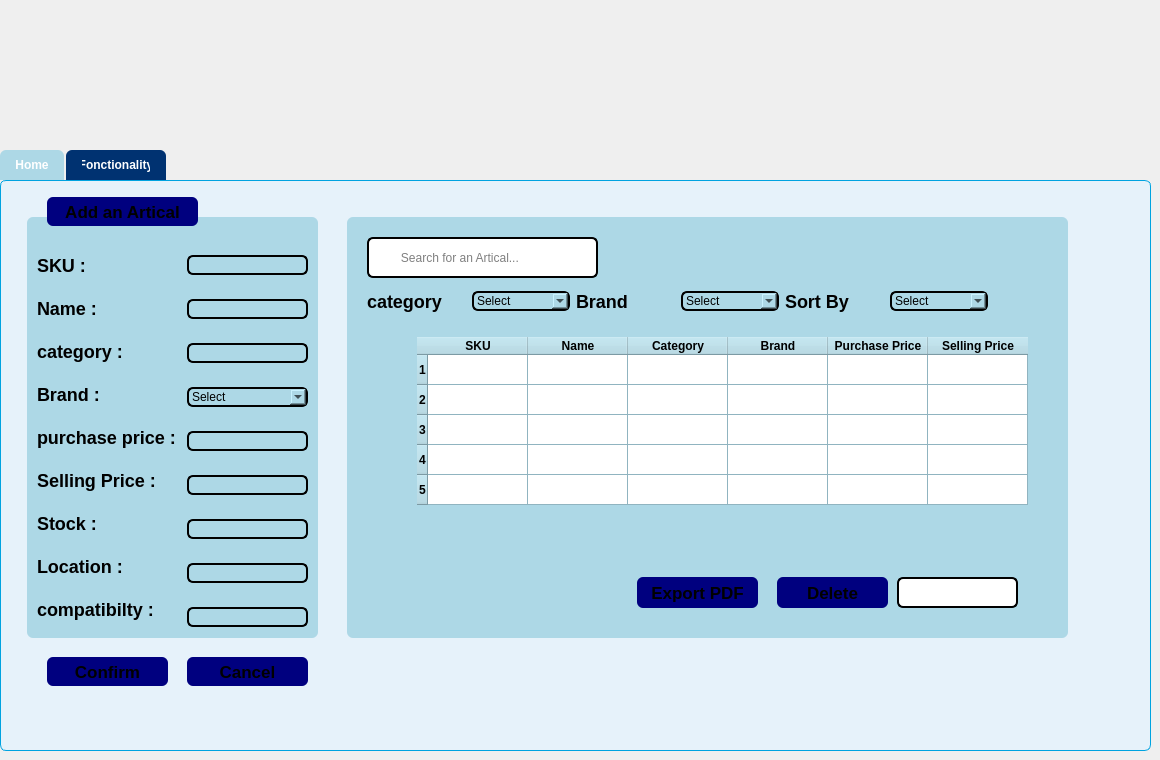
    <widget class="QWidget" name="page_3">
     <widget class="QTabWidget" name="btn_home">
      <property name="geometry">
       <rect>
        <x>0</x>
        <y>150</y>
        <width>1151</width>
        <height>601</height>
       </rect>
      </property>
      <property name="styleSheet">
       <string notr="true">QTabWidget::pane {
    border: 1px solid #00A3E0;
    background: #E6F2FA;
    border-radius: 6px;
    padding: 6px;
}

QTabWidget::pane {
    border: 1px solid #00A3E0;
    background: #E6F2FA;
    border-radius: 6px;
    padding: 6px;
}

/* Tabs container */
QTabBar::tab {
    background: #003271;
    color: white;
    padding: 8px 16px;
    border-top-left-radius: 6px;
    border-top-right-radius: 6px;
    margin-right: 2px;
    font-weight: bold;
}

/* Selected tab */
QTabBar::tab:selected {
    background: #ADD8E6;
    color: white;
}

/* Hover effect */
QTabBar::tab:hover {
    background: #004599;
    color: white;
}</string>
      </property>
      <property name="currentIndex">
       <number>0</number>
      </property>
      <widget class="QWidget" name="tab_5">
       <attribute name="title">
        <string>Home</string>
       </attribute>
       <widget class="QWidget" name="widget_2" native="true">
        <property name="geometry">
         <rect>
          <x>20</x>
          <y>30</y>
          <width>291</width>
          <height>421</height>
         </rect>
        </property>
        <property name="styleSheet">
         <string notr="true">background-color:rgb(173,216,230);
border-radius:6px;
</string>
        </property>
        <widget class="QWidget" name="verticalLayoutWidget">
         <property name="geometry">
          <rect>
           <x>10</x>
           <y>30</y>
           <width>151</width>
           <height>381</height>
          </rect>
         </property>
         <layout class="QVBoxLayout" name="verticalLayout">
          <item>
           <widget class="QLabel" name="label_17">
            <property name="styleSheet">
             <string notr="true">font-size:18px;
color:#000000;
font-weight: bold;</string>
            </property>
            <property name="text">
             <string>SKU :</string>
            </property>
           </widget>
          </item>
          <item>
           <widget class="QLabel" name="label_18">
            <property name="styleSheet">
             <string notr="true">font-size:18px;
color:#000000;
font-weight: bold;</string>
            </property>
            <property name="text">
             <string>Name :</string>
            </property>
           </widget>
          </item>
          <item>
           <widget class="QLabel" name="label_19">
            <property name="styleSheet">
             <string notr="true">font-size:18px;
color:#000000;
font-weight: bold;</string>
            </property>
            <property name="text">
             <string>category :</string>
            </property>
           </widget>
          </item>
          <item>
           <widget class="QLabel" name="label_20">
            <property name="styleSheet">
             <string notr="true">font-size:18px;
color:#000000;
font-weight: bold;</string>
            </property>
            <property name="text">
             <string>Brand :</string>
            </property>
           </widget>
          </item>
          <item>
           <widget class="QLabel" name="label_21">
            <property name="styleSheet">
             <string notr="true">font-size:18px;
color:#000000;
font-weight: bold;</string>
            </property>
            <property name="text">
             <string>purchase price :</string>
            </property>
           </widget>
          </item>
          <item>
           <widget class="QLabel" name="label_22">
            <property name="styleSheet">
             <string notr="true">font-size:18px;
color:#000000;
font-weight: bold;</string>
            </property>
            <property name="text">
             <string>Selling Price :</string>
            </property>
           </widget>
          </item>
          <item>
           <widget class="QLabel" name="label_23">
            <property name="styleSheet">
             <string notr="true">font-size:18px;
color:#000000;
font-weight: bold;</string>
            </property>
            <property name="text">
             <string>Stock :</string>
            </property>
           </widget>
          </item>
          <item>
           <widget class="QLabel" name="label_24">
            <property name="styleSheet">
             <string notr="true">font-size:18px;
color:#000000;
font-weight: bold;</string>
            </property>
            <property name="text">
             <string>Location :</string>
            </property>
           </widget>
          </item>
          <item>
           <widget class="QLabel" name="label_25">
            <property name="styleSheet">
             <string notr="true">font-size:18px;
color:#000000;
font-weight: bold;</string>
            </property>
            <property name="text">
             <string>compatibilty :</string>
            </property>
           </widget>
          </item>
         </layout>
        </widget>
        <widget class="QWidget" name="verticalLayoutWidget_2">
         <property name="geometry">
          <rect>
           <x>160</x>
           <y>20</y>
           <width>121</width>
           <height>411</height>
          </rect>
         </property>
         <layout class="QVBoxLayout" name="verticalLayout_2">
          <item>
           <widget class="QLineEdit" name="sku">
            <property name="styleSheet">
             <string notr="true">border:2px solid #000000;
color:#000000;</string>
            </property>
           </widget>
          </item>
          <item>
           <widget class="QLineEdit" name="name">
            <property name="styleSheet">
             <string notr="true">border:2px solid #000000;
color:#000000;</string>
            </property>
           </widget>
          </item>
          <item>
           <widget class="QLineEdit" name="cat">
            <property name="styleSheet">
             <string notr="true">border:2px solid #000000;
color:#000000;</string>
            </property>
           </widget>
          </item>
          <item>
           <widget class="QComboBox" name="brand">
            <property name="styleSheet">
             <string notr="true">border:2px solid #000000;
color:#000000;
</string>
            </property>
            <property name="currentText">
             <string>Select</string>
            </property>
            <item>
             <property name="text">
              <string>Select</string>
             </property>
            </item>
           </widget>
          </item>
          <item>
           <widget class="QLineEdit" name="price1">
            <property name="styleSheet">
             <string notr="true">border:2px solid #000000;
color:#000000;</string>
            </property>
           </widget>
          </item>
          <item>
           <widget class="QLineEdit" name="price2">
            <property name="styleSheet">
             <string notr="true">border:2px solid #000000;
color:#000000;</string>
            </property>
           </widget>
          </item>
          <item>
           <widget class="QLineEdit" name="stock">
            <property name="styleSheet">
             <string notr="true">border:2px solid #000000;
color:#000000;</string>
            </property>
           </widget>
          </item>
          <item>
           <widget class="QLineEdit" name="loca">
            <property name="styleSheet">
             <string notr="true">border:2px solid #000000;
color:#000000;</string>
            </property>
           </widget>
          </item>
          <item>
           <widget class="QLineEdit" name="com">
            <property name="styleSheet">
             <string notr="true">border:2px solid #000000;
color:#000000;</string>
            </property>
           </widget>
          </item>
         </layout>
        </widget>
       </widget>
       <widget class="QPushButton" name="btn_add">
        <property name="geometry">
         <rect>
          <x>40</x>
          <y>10</y>
          <width>151</width>
          <height>29</height>
         </rect>
        </property>
        <property name="styleSheet">
         <string notr="true">background-color:rgb(0,0,127);
font-size:17px;
border-radius:6px;
font-weight: bold;</string>
        </property>
        <property name="text">
         <string>Add an Artical</string>
        </property>
       </widget>
       <widget class="QPushButton" name="confirm">
        <property name="geometry">
         <rect>
          <x>40</x>
          <y>470</y>
          <width>121</width>
          <height>29</height>
         </rect>
        </property>
        <property name="styleSheet">
         <string notr="true">
QPushButton {
    background-color:rgb(0,0,127);
    font-size:17px;
    border-radius:6px;
    font-weight: bold;
}


QPushButton:hover {
    background-color: rgb(173, 216, 230); 
    color: white;
}

QPushButton:pressed {
    background-color: rgb(173, 216, 230); 
    color: white;
    border: 2px solid rgb(173, 216, 230); 
}
</string>
        </property>
        <property name="text">
         <string>Confirm</string>
        </property>
       </widget>
       <widget class="QPushButton" name="delete_2">
        <property name="geometry">
         <rect>
          <x>180</x>
          <y>470</y>
          <width>121</width>
          <height>29</height>
         </rect>
        </property>
        <property name="styleSheet">
         <string notr="true">QPushButton {
    background-color:rgb(0,0,127);
    font-size:17px;
    border-radius:6px;
    font-weight: bold;
}


QPushButton:hover {
    background-color: rgb(173, 216, 230); 
    color: white;
}

QPushButton:pressed {
    background-color: rgb(173, 216, 230); 
    color: white;
    border: 2px solid rgb(173, 216, 230); 
}</string>
        </property>
        <property name="text">
         <string>Cancel</string>
        </property>
       </widget>
       <widget class="QWidget" name="widget_3" native="true">
        <property name="geometry">
         <rect>
          <x>340</x>
          <y>30</y>
          <width>721</width>
          <height>421</height>
         </rect>
        </property>
        <property name="styleSheet">
         <string notr="true">background-color:rgb(173,216,230);
border-radius:6px;
background-repeat: no-repeat;
</string>
        </property>
        <widget class="QWidget" name="verticalLayoutWidget_3">
         <property name="geometry">
          <rect>
           <x>20</x>
           <y>70</y>
           <width>621</width>
           <height>28</height>
          </rect>
         </property>
         <layout class="QHBoxLayout" name="horizontalLayout">
          <item>
           <widget class="QLabel" name="label_26">
            <property name="styleSheet">
             <string notr="true">font-size:18px;
color:#000000;
font-weight: bold;</string>
            </property>
            <property name="text">
             <string>category </string>
            </property>
           </widget>
          </item>
          <item>
           <widget class="QComboBox" name="rech_tri">
            <property name="styleSheet">
             <string notr="true">border:2px solid #000000;
color:#000000;
</string>
            </property>
            <item>
             <property name="text">
              <string>Select</string>
             </property>
            </item>
           </widget>
          </item>
          <item>
           <widget class="QLabel" name="label_27">
            <property name="styleSheet">
             <string notr="true">font-size:18px;
color:#000000;
font-weight: bold;</string>
            </property>
            <property name="text">
             <string>Brand </string>
            </property>
           </widget>
          </item>
          <item>
           <widget class="QComboBox" name="rech_cat">
            <property name="styleSheet">
             <string notr="true">border:2px solid #000000;
color:#000000;
</string>
            </property>
            <item>
             <property name="text">
              <string>Select</string>
             </property>
            </item>
           </widget>
          </item>
          <item>
           <widget class="QLabel" name="label_28">
            <property name="styleSheet">
             <string notr="true">font-size:18px;
color:#000000;
font-weight: bold;</string>
            </property>
            <property name="text">
             <string>Sort By</string>
            </property>
           </widget>
          </item>
          <item>
           <widget class="QComboBox" name="rech_Bra">
            <property name="styleSheet">
             <string notr="true">border:2px solid #000000;
color:#000000;
</string>
            </property>
            <item>
             <property name="text">
              <string>Select</string>
             </property>
            </item>
           </widget>
          </item>
         </layout>
        </widget>
        <widget class="QLabel" name="label_29">
         <property name="geometry">
          <rect>
           <x>120</x>
           <y>30</y>
           <width>21</width>
           <height>21</height>
          </rect>
         </property>
         <property name="styleSheet">
          <string notr="true">background-color: rgb(255, 255, 255);</string>
         </property>
         <property name="text">
          <string/>
         </property>
         <property name="pixmap">
          <pixmap>:/icons/cherch.png</pixmap>
         </property>
         <property name="scaledContents">
          <bool>true</bool>
         </property>
        </widget>
        <widget class="QTableWidget" name="tab_Art">
         <property name="geometry">
          <rect>
           <x>70</x>
           <y>120</y>
           <width>631</width>
           <height>181</height>
          </rect>
         </property>
         <property name="styleSheet">
          <string notr="true">
QHeaderView::section {
    background-color: rgb(173, 216, 230);
    color: black;
    font-weight: bold;
}
QTableWidget::item {
    background-color: white; 
    color: black;
    font-weight: bold;
}
</string>
         </property>
         <row/>
         <row/>
         <row/>
         <row/>
         <row/>
         <column>
          <property name="text">
           <string>SKU</string>
          </property>
         </column>
         <column>
          <property name="text">
           <string>Name</string>
          </property>
         </column>
         <column>
          <property name="text">
           <string>Category</string>
          </property>
         </column>
         <column>
          <property name="text">
           <string>Brand</string>
          </property>
         </column>
         <column>
          <property name="text">
           <string>Purchase Price</string>
          </property>
         </column>
         <column>
          <property name="text">
           <string>Selling Price</string>
          </property>
         </column>
        </widget>
        <widget class="QPushButton" name="DEL">
         <property name="geometry">
          <rect>
           <x>430</x>
           <y>360</y>
           <width>111</width>
           <height>31</height>
          </rect>
         </property>
         <property name="styleSheet">
          <string notr="true">QPushButton {
    background-color:rgb(0,0,127);
    font-size:17px;
    border-radius:6px;
    font-weight: bold;
}


QPushButton:hover {
    background-color: rgb(173, 216, 230); 
    color: white;
}

QPushButton:pressed {
    background-color: rgb(173, 216, 230); 
    color: white;
    border: 2px solid rgb(173, 216, 230); 
}</string>
         </property>
         <property name="text">
          <string>Delete</string>
         </property>
        </widget>
        <widget class="QLineEdit" name="Line_rech">
         <property name="geometry">
          <rect>
           <x>550</x>
           <y>360</y>
           <width>121</width>
           <height>31</height>
          </rect>
         </property>
         <property name="styleSheet">
          <string notr="true">border:2px solid #000000;
color:#000000;
border-radius:6px;
background-color: rgb(255, 255, 255);</string>
         </property>
        </widget>
        <widget class="QPushButton" name="exportUnderThreshold">
         <property name="geometry">
          <rect>
           <x>290</x>
           <y>360</y>
           <width>121</width>
           <height>31</height>
          </rect>
         </property>
         <property name="styleSheet">
          <string notr="true">QPushButton {
    background-color:rgb(0,0,127);
    font-size:17px;
    border-radius:6px;
    font-weight: bold;
}


QPushButton:hover {
    background-color: rgb(173, 216, 230); 
    color: white;
}

QPushButton:pressed {
    background-color: rgb(173, 216, 230); 
    color: white;
    border: 2px solid rgb(173, 216, 230); 
}</string>
         </property>
         <property name="text">
          <string>Export PDF</string>
         </property>
        </widget>
        <widget class="QLineEdit" name="line_Search1_2">
         <property name="geometry">
          <rect>
           <x>20</x>
           <y>20</y>
           <width>231</width>
           <height>41</height>
          </rect>
         </property>
         <property name="styleSheet">
          <string notr="true">border:2px solid #000000;
color:#000000;
background-color:#ffffff;
</string>
         </property>
         <property name="placeholderText">
          <string>         Search for an Artical...</string>
         </property>
        </widget>
        <widget class="QLabel" name="label_30">
         <property name="geometry">
          <rect>
           <x>30</x>
           <y>30</y>
           <width>21</width>
           <height>21</height>
          </rect>
         </property>
         <property name="styleSheet">
          <string notr="true">background-color: rgb(255, 255, 255);</string>
         </property>
         <property name="text">
          <string/>
         </property>
         <property name="pixmap">
          <pixmap>:/icons/cherch.png</pixmap>
         </property>
         <property name="scaledContents">
          <bool>true</bool>
         </property>
        </widget>
       </widget>
      </widget>
      <widget class="QWidget" name="tab_6">
       <attribute name="title">
        <string>Fonctionality</string>
       </attribute>
       <widget class="QPushButton" name="btn_delete_2">
        <property name="geometry">
         <rect>
          <x>770</x>
          <y>470</y>
          <width>191</width>
          <height>31</height>
         </rect>
        </property>
        <property name="styleSheet">
         <string notr="true">QPushButton {
    background-color:rgb(0,0,127);
    font-size:17px;
    border-radius:6px;
    font-weight: bold;
}


QPushButton:hover {
    background-color: rgb(173, 216, 230); 
    color: white;
}

QPushButton:pressed {
    background-color: rgb(173, 216, 230); 
    color: white;
    border: 2px solid rgb(173, 216, 230); 
}</string>
        </property>
        <property name="text">
         <string>Stock Alerts</string>
        </property>
       </widget>
       <widget class="QLabel" name="label_31">
        <property name="geometry">
         <rect>
          <x>70</x>
          <y>20</y>
          <width>861</width>
          <height>431</height>
         </rect>
        </property>
        <property name="text">
         <string/>
        </property>
        <property name="pixmap">
         <pixmap resource="resources.qrc">:/images/stat.jpg</pixmap>
        </property>
        <property name="scaledContents">
         <bool>true</bool>
        </property>
       </widget>
      </widget>
     </widget>
    </widget>
